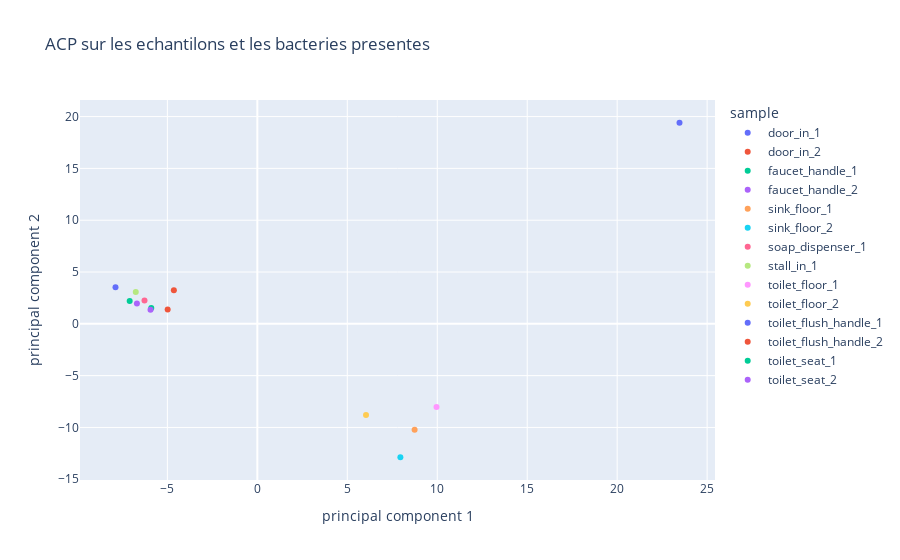

Notebook code for this chart:
### Code cell
###ACP
# ACP des differentes echantillons 

df['name']= df['famille']+' '+df['genre'] 

df = df[df[ 'name']  != 'unclassified unclassified']

matrice=df.groupby(by="name").sum()


samples = list(matrice.columns.values)


#normalisation de la matrice transposé regrouper par embranchement 
matriceT = matrice.transpose()
matriceTN = StandardScaler().fit_transform(matriceT)

#Calcul de l'ACP avec sklearn en conservant 2 var
pca = PCA(n_components=2)
principalComponents = pca.fit_transform(matriceTN)
principalDf = pd.DataFrame(data = principalComponents
             , columns = ['principal component 1', 'principal component 2'])

principalDf['sample']=samples

fig = px.scatter(principalDf, x='principal component 1', y='principal component 2', color='sample', 
                 title="ACP sur les echantilons et les bacteries presentes")
fig.show()

### Figure 1 — Plotly figure (JSON) as saved in the notebook; plotly's stock layout.template omitted (floating-point values rounded to 4 significant figures)
{"data": [{"hovertemplate": "sample=door_in_1<br>principal component 1=%{x}<br>principal component 2=%{y}<extra></extra>", "legendgroup": "door_in_1", "marker": {"color": "#636efa", "symbol": "circle"}, "mode": "markers", "name": "door_in_1", "orientation": "v", "showlegend": true, "type": "scatter", "x": [-7.883], "xaxis": "x", "y": [3.533], "yaxis": "y"}, {"hovertemplate": "sample=door_in_2<br>principal component 1=%{x}<br>principal component 2=%{y}<extra></extra>", "legendgroup": "door_in_2", "marker": {"color": "#EF553B", "symbol": "circle"}, "mode": "markers", "name": "door_in_2", "orientation": "v", "showlegend": true, "type": "scatter", "x": [-4.984], "xaxis": "x", "y": [1.371], "yaxis": "y"}, {"hovertemplate": "sample=faucet_handle_1<br>principal component 1=%{x}<br>principal component 2=%{y}<extra></extra>", "legendgroup": "faucet_handle_1", "marker": {"color": "#00cc96", "symbol": "circle"}, "mode": "markers", "name": "faucet_handle_1", "orientation": "v", "showlegend": true, "type": "scatter", "x": [-5.895], "xaxis": "x", "y": [1.527], "yaxis": "y"}, {"hovertemplate": "sample=faucet_handle_2<br>principal component 1=%{x}<br>principal component 2=%{y}<extra></extra>", "legendgroup": "faucet_handle_2", "marker": {"color": "#ab63fa", "symbol": "circle"}, "mode": "markers", "name": "faucet_handle_2", "orientation": "v", "showlegend": true, "type": "scatter", "x": [-6.694], "xaxis": "x", "y": [1.961], "yaxis": "y"}, {"hovertemplate": "sample=sink_floor_1<br>principal component 1=%{x}<br>principal component 2=%{y}<extra></extra>", "legendgroup": "sink_floor_1", "marker": {"color": "#FFA15A", "symbol": "circle"}, "mode": "markers", "name": "sink_floor_1", "orientation": "v", "showlegend": true, "type": "scatter", "x": [8.741], "xaxis": "x", "y": [-10.23], "yaxis": "y"}, {"hovertemplate": "sample=sink_floor_2<br>principal component 1=%{x}<br>principal component 2=%{y}<extra></extra>", "legendgroup": "sink_floor_2", "marker": {"color": "#19d3f3", "symbol": "circle"}, "mode": "markers", "name": "sink_floor_2", "orientation": "v", "showlegend": true, "type": "scatter", "x": [7.951], "xaxis": "x", "y": [-12.88], "yaxis": "y"}, {"hovertemplate": "sample=soap_dispenser_1<br>principal component 1=%{x}<br>principal component 2=%{y}<extra></extra>", "legendgroup": "soap_dispenser_1", "marker": {"color": "#FF6692", "symbol": "circle"}, "mode": "markers", "name": "soap_dispenser_1", "orientation": "v", "showlegend": true, "type": "scatter", "x": [-6.272], "xaxis": "x", "y": [2.252], "yaxis": "y"}, {"hovertemplate": "sample=stall_in_1<br>principal component 1=%{x}<br>principal component 2=%{y}<extra></extra>", "legendgroup": "stall_in_1", "marker": {"color": "#B6E880", "symbol": "circle"}, "mode": "markers", "name": "stall_in_1", "orientation": "v", "showlegend": true, "type": "scatter", "x": [-6.756], "xaxis": "x", "y": [3.062], "yaxis": "y"}, {"hovertemplate": "sample=toilet_floor_1<br>principal component 1=%{x}<br>principal component 2=%{y}<extra></extra>", "legendgroup": "toilet_floor_1", "marker": {"color": "#FF97FF", "symbol": "circle"}, "mode": "markers", "name": "toilet_floor_1", "orientation": "v", "showlegend": true, "type": "scatter", "x": [9.958], "xaxis": "x", "y": [-8.023], "yaxis": "y"}, {"hovertemplate": "sample=toilet_floor_2<br>principal component 1=%{x}<br>principal component 2=%{y}<extra></extra>", "legendgroup": "toilet_floor_2", "marker": {"color": "#FECB52", "symbol": "circle"}, "mode": "markers", "name": "toilet_floor_2", "orientation": "v", "showlegend": true, "type": "scatter", "x": [6.041], "xaxis": "x", "y": [-8.8], "yaxis": "y"}, {"hovertemplate": "sample=toilet_flush_handle_1<br>principal component 1=%{x}<br>principal component 2=%{y}<extra></extra>", "legendgroup": "toilet_flush_handle_1", "marker": {"color": "#636efa", "symbol": "circle"}, "mode": "markers", "name": "toilet_flush_handle_1", "orientation": "v", "showlegend": true, "type": "scatter", "x": [23.46], "xaxis": "x", "y": [19.41], "yaxis": "y"}, {"hovertemplate": "sample=toilet_flush_handle_2<br>principal component 1=%{x}<br>principal component 2=%{y}<extra></extra>", "legendgroup": "toilet_flush_handle_2", "marker": {"color": "#EF553B", "symbol": "circle"}, "mode": "markers", "name": "toilet_flush_handle_2", "orientation": "v", "showlegend": true, "type": "scatter", "x": [-4.639], "xaxis": "x", "y": [3.252], "yaxis": "y"}, {"hovertemplate": "sample=toilet_seat_1<br>principal component 1=%{x}<br>principal component 2=%{y}<extra></extra>", "legendgroup": "toilet_seat_1", "marker": {"color": "#00cc96", "symbol": "circle"}, "mode": "markers", "name": "toilet_seat_1", "orientation": "v", "showlegend": true, "type": "scatter", "x": [-7.095], "xaxis": "x", "y": [2.205], "yaxis": "y"}, {"hovertemplate": "sample=toilet_seat_2<br>principal component 1=%{x}<br>principal component 2=%{y}<extra></extra>", "legendgroup": "toilet_seat_2", "marker": {"color": "#ab63fa", "symbol": "circle"}, "mode": "markers", "name": "toilet_seat_2", "orientation": "v", "showlegend": true, "type": "scatter", "x": [-5.936], "xaxis": "x", "y": [1.363], "yaxis": "y"}], "layout": {"legend": {"title": {"text": "sample"}, "tracegroupgap": 0}, "title": {"text": "ACP sur les echantilons et les bacteries presentes"}, "xaxis": {"anchor": "y", "domain": [0, 1], "title": {"text": "principal component 1"}}, "yaxis": {"anchor": "x", "domain": [0, 1], "title": {"text": "principal component 2"}}}}
